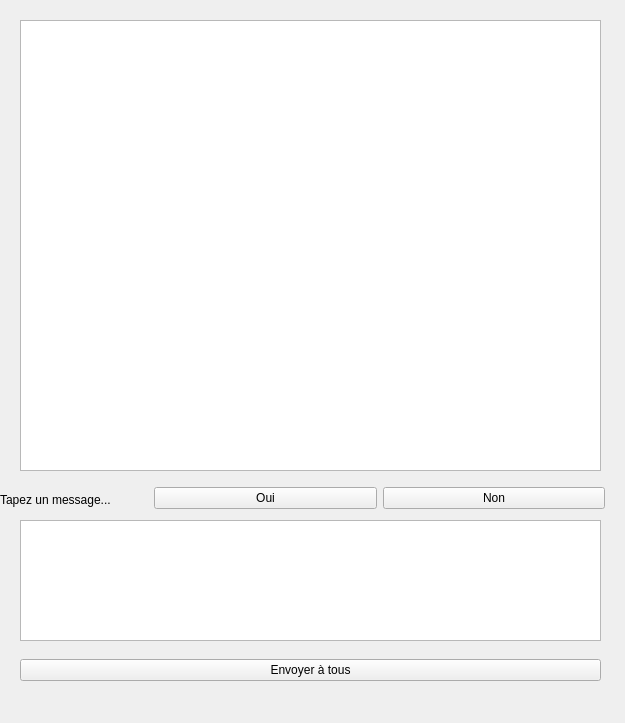
<?xml version="1.0" encoding="UTF-8"?>
<ui version="4.0">
 <class>Logged</class>
 <widget class="QWidget" name="Logged">
  <property name="geometry">
   <rect>
    <x>0</x>
    <y>0</y>
    <width>625</width>
    <height>723</height>
   </rect>
  </property>
  <property name="windowTitle">
   <string>Form</string>
  </property>
  <widget class="QListWidget" name="conversation">
   <property name="geometry">
    <rect>
     <x>20</x>
     <y>20</y>
     <width>581</width>
     <height>451</height>
    </rect>
   </property>
  </widget>
  <widget class="QTextEdit" name="msg">
   <property name="geometry">
    <rect>
     <x>20</x>
     <y>520</y>
     <width>581</width>
     <height>121</height>
    </rect>
   </property>
   <property name="html">
    <string>&lt;!DOCTYPE HTML PUBLIC &quot;-//W3C//DTD HTML 4.0//EN&quot; &quot;http://www.w3.org/TR/REC-html40/strict.dtd&quot;&gt;
&lt;html&gt;&lt;head&gt;&lt;meta name=&quot;qrichtext&quot; content=&quot;1&quot; /&gt;&lt;style type=&quot;text/css&quot;&gt;
p, li { white-space: pre-wrap; }
&lt;/style&gt;&lt;/head&gt;&lt;body style=&quot; font-family:'MS Shell Dlg 2'; font-size:8pt; font-weight:400; font-style:normal;&quot;&gt;
&lt;p align=&quot;justify&quot; style=&quot;-qt-paragraph-type:empty; margin-top:0px; margin-bottom:0px; margin-left:0px; margin-right:0px; -qt-block-indent:0; text-indent:0px;&quot;&gt;&lt;br /&gt;&lt;/p&gt;&lt;/body&gt;&lt;/html&gt;</string>
   </property>
  </widget>
  <widget class="QLabel" name="label">
   <property name="geometry">
    <rect>
     <x>0</x>
     <y>490</y>
     <width>171</width>
     <height>19</height>
    </rect>
   </property>
   <property name="text">
    <string>Tapez un message...</string>
   </property>
  </widget>
  <widget class="QWidget" name="horizontalLayoutWidget">
   <property name="geometry">
    <rect>
     <x>20</x>
     <y>650</y>
     <width>581</width>
     <height>41</height>
    </rect>
   </property>
   <layout class="QHBoxLayout" name="layout_send">
    <item>
     <widget class="QPushButton" name="send_msg">
      <property name="text">
       <string>Envoyer à tous</string>
      </property>
     </widget>
    </item>
   </layout>
  </widget>
  <widget class="QWidget" name="horizontalLayoutWidget_2">
   <property name="geometry">
    <rect>
     <x>154</x>
     <y>480</y>
     <width>451</width>
     <height>36</height>
    </rect>
   </property>
   <layout class="QHBoxLayout" name="layout_yes_no">
    <item>
     <widget class="QPushButton" name="yes">
      <property name="text">
       <string>Oui</string>
      </property>
     </widget>
    </item>
    <item>
     <widget class="QPushButton" name="no">
      <property name="text">
       <string>Non</string>
      </property>
     </widget>
    </item>
   </layout>
  </widget>
 </widget>
 <resources/>
 <connections/>
</ui>
